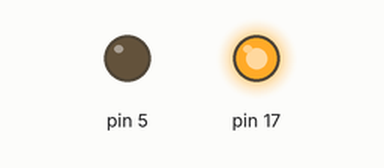
This sketch was run on a simulated Arduino Uno, built with avr-gcc and run on an emulated ATmega328P. Parts: output pins drawn as LEDs (lit = HIGH). At 6.0 s the program stops and its outputs stay as they are.

Above: at 0.1 s.
Timing chart, 0 to 1.6 s (numbered marks = the images above):
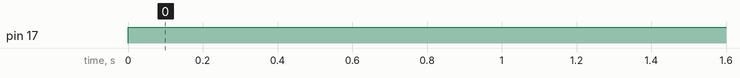

Measured:
- by itself, pin 17: LOW → HIGH at 0.00 s

The sketch:

un.in.ino
```cpp
#define F_CPU 160000000UL
#include<avr/io.h>
#include <Util/delay.h>
int main(void)
{
DDRD|=(1<<PB5);
DDRC|=(1<<PC3);

while(1)
{
  PORTB |=(1<<PB5);
  PORTC|=(1<<PC3);

  _delay_ms(1000);

 PORTB &= -(1<<PB5);
 PORTC &= -(1<<PC3);

  _delay_ms(1000);
}
return 0;
}
```
